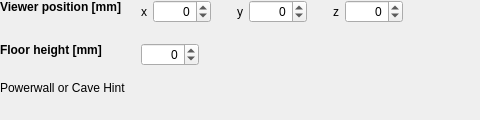
<?xml version="1.0" encoding="UTF-8"?>
<ui version="4.0">
 <class>VRCWProjectionVposFloorClass</class>
 <widget class="QWidget" name="VRCWProjectionVposFloorClass">
  <property name="geometry">
   <rect>
    <x>0</x>
    <y>0</y>
    <width>480</width>
    <height>120</height>
   </rect>
  </property>
  <property name="windowTitle">
   <string>VRCWProjectionVposFloor</string>
  </property>
  <layout class="QVBoxLayout" name="VRCWProjectionVposFloorClassVLayout">
   <property name="margin">
    <number>0</number>
   </property>
   <item alignment="Qt::AlignLeft|Qt::AlignTop">
    <widget class="QWidget" name="mainWidget" native="true">
     <layout class="QGridLayout" name="mainWidgetGLayout">
      <property name="margin">
       <number>0</number>
      </property>
      <property name="spacing">
       <number>15</number>
      </property>
      <item row="1" column="0" alignment="Qt::AlignLeft|Qt::AlignTop">
       <widget class="QLabel" name="pwCaveHintLabel">
        <property name="text">
         <string>Powerwall or Cave Hint</string>
        </property>
        <property name="alignment">
         <set>Qt::AlignLeading|Qt::AlignLeft|Qt::AlignTop</set>
        </property>
       </widget>
      </item>
      <item row="0" column="0" alignment="Qt::AlignLeft|Qt::AlignTop">
       <widget class="QWidget" name="posWidget" native="true">
        <layout class="QGridLayout" name="posWidgetGLayout">
         <property name="margin">
          <number>0</number>
         </property>
         <property name="spacing">
          <number>20</number>
         </property>
         <item row="0" column="0" alignment="Qt::AlignLeft|Qt::AlignTop">
          <widget class="QLabel" name="vPosLabel">
           <property name="font">
            <font>
             <weight>75</weight>
             <bold>true</bold>
            </font>
           </property>
           <property name="text">
            <string>Viewer position [mm]</string>
           </property>
          </widget>
         </item>
         <item row="0" column="1" alignment="Qt::AlignLeft|Qt::AlignTop">
          <widget class="QWidget" name="vPosWidget" native="true">
           <layout class="QHBoxLayout" name="vPosHLayout">
            <property name="margin">
             <number>0</number>
            </property>
            <item>
             <widget class="QLabel" name="vPosXLabel">
              <property name="text">
               <string>x</string>
              </property>
              <property name="indent">
               <number>0</number>
              </property>
             </widget>
            </item>
            <item alignment="Qt::AlignLeft|Qt::AlignTop">
             <widget class="QSpinBox" name="vPosXSpinBox">
              <property name="alignment">
               <set>Qt::AlignRight|Qt::AlignTrailing|Qt::AlignVCenter</set>
              </property>
              <property name="minimum">
               <number>-9999</number>
              </property>
              <property name="maximum">
               <number>9999</number>
              </property>
             </widget>
            </item>
            <item>
             <spacer name="vPosHSpacer1">
              <property name="orientation">
               <enum>Qt::Horizontal</enum>
              </property>
              <property name="sizeType">
               <enum>QSizePolicy::Fixed</enum>
              </property>
              <property name="sizeHint" stdset="0">
               <size>
                <width>20</width>
                <height>20</height>
               </size>
              </property>
             </spacer>
            </item>
            <item>
             <widget class="QLabel" name="vPosYLabel">
              <property name="text">
               <string>y</string>
              </property>
             </widget>
            </item>
            <item alignment="Qt::AlignLeft|Qt::AlignTop">
             <widget class="QSpinBox" name="vPosYSpinBox">
              <property name="alignment">
               <set>Qt::AlignRight|Qt::AlignTrailing|Qt::AlignVCenter</set>
              </property>
              <property name="minimum">
               <number>-9999</number>
              </property>
              <property name="maximum">
               <number>9999</number>
              </property>
             </widget>
            </item>
            <item>
             <spacer name="vPosHSpacer2">
              <property name="orientation">
               <enum>Qt::Horizontal</enum>
              </property>
              <property name="sizeType">
               <enum>QSizePolicy::Fixed</enum>
              </property>
              <property name="sizeHint" stdset="0">
               <size>
                <width>20</width>
                <height>20</height>
               </size>
              </property>
             </spacer>
            </item>
            <item>
             <widget class="QLabel" name="vPosZLabel">
              <property name="text">
               <string>z</string>
              </property>
             </widget>
            </item>
            <item alignment="Qt::AlignLeft|Qt::AlignTop">
             <widget class="QSpinBox" name="vPosZSpinBox">
              <property name="alignment">
               <set>Qt::AlignRight|Qt::AlignTrailing|Qt::AlignVCenter</set>
              </property>
              <property name="minimum">
               <number>-9999</number>
              </property>
              <property name="maximum">
               <number>9999</number>
              </property>
             </widget>
            </item>
           </layout>
          </widget>
         </item>
         <item row="1" column="0" alignment="Qt::AlignLeft|Qt::AlignTop">
          <widget class="QLabel" name="floorLabel">
           <property name="font">
            <font>
             <weight>75</weight>
             <bold>true</bold>
            </font>
           </property>
           <property name="text">
            <string>Floor height [mm]</string>
           </property>
          </widget>
         </item>
         <item row="1" column="1" alignment="Qt::AlignLeft|Qt::AlignTop">
          <widget class="QSpinBox" name="floorSpinBox">
           <property name="alignment">
            <set>Qt::AlignRight|Qt::AlignTrailing|Qt::AlignVCenter</set>
           </property>
           <property name="minimum">
            <number>-9999</number>
           </property>
           <property name="maximum">
            <number>9999</number>
           </property>
          </widget>
         </item>
        </layout>
       </widget>
      </item>
     </layout>
    </widget>
   </item>
  </layout>
 </widget>
 <layoutdefault spacing="6" margin="11"/>
 <tabstops>
  <tabstop>vPosXSpinBox</tabstop>
  <tabstop>vPosYSpinBox</tabstop>
  <tabstop>vPosZSpinBox</tabstop>
 </tabstops>
 <resources/>
 <connections/>
</ui>
